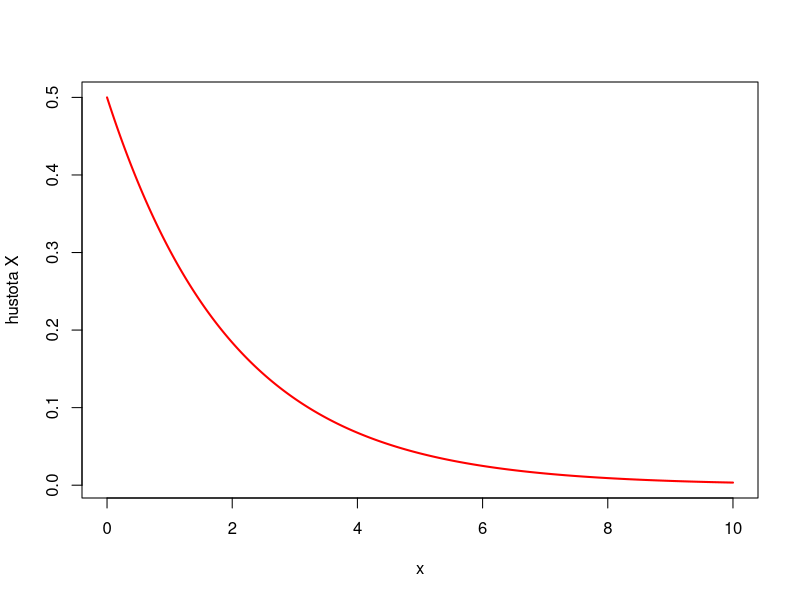
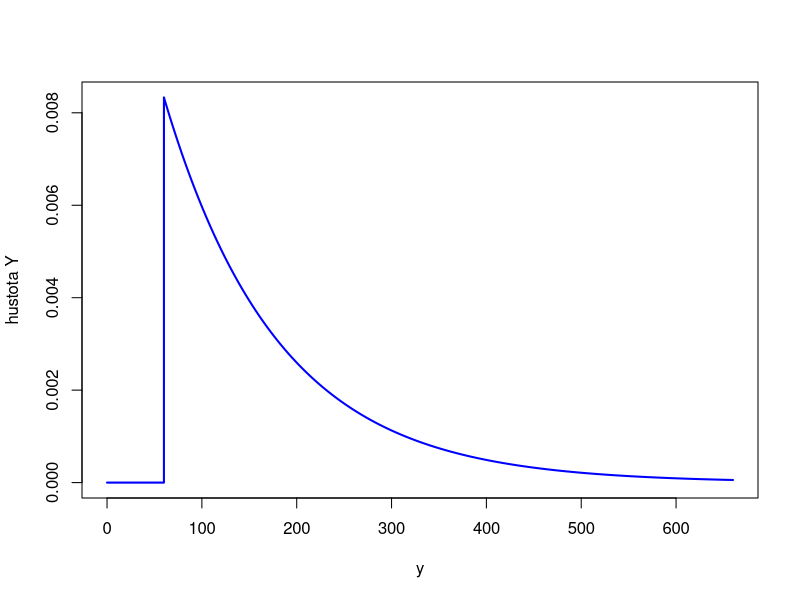
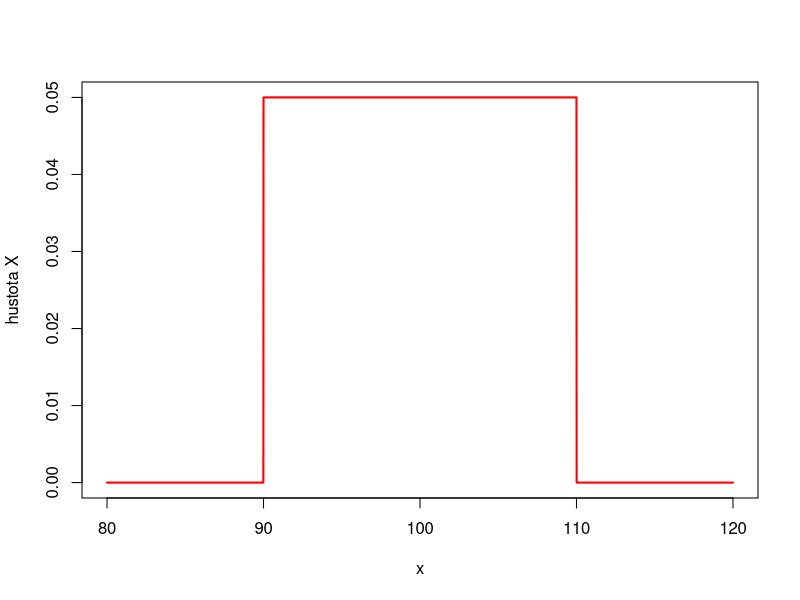
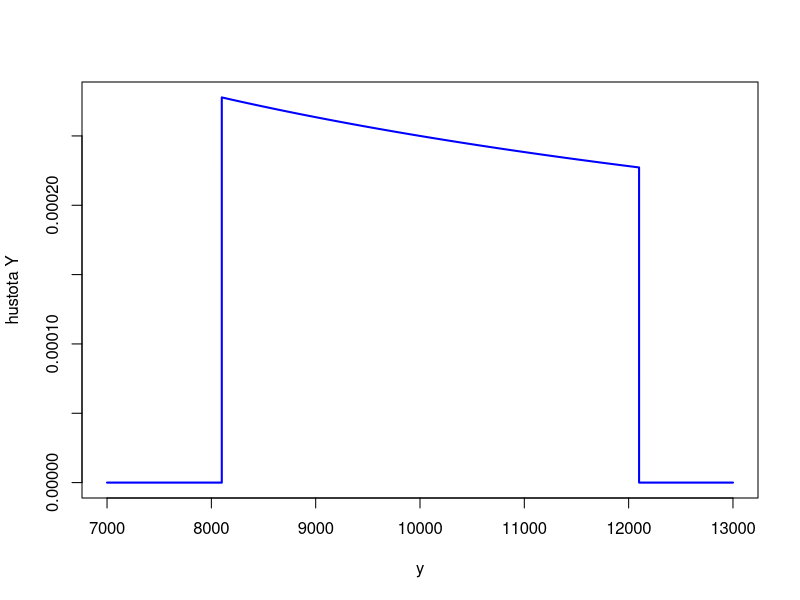

Reproduce these figures in R, in order.
#	Graficka pomucka k Prikladu 1

x <- seq (0, 10, by = 0.01)
fX <- dexp (x, rate = 0.5)
plot (x, fX, type = "l", col = "red", lwd = 2, ylab = "hustota X")

y <- seq (0, 660, by = 0.01)
fY <- ifelse (y < 60, 0, exp (-y/120 + 1/2) / 120)
dev.new () 
plot (y, fY, type = "l", col = "blue", lwd = 2, ylab = "hustota Y")



# ===============================================================================
#	Graficka pomucka k Prikladu 2

graphics.off ()

x <- seq (80, 120, by = 0.01)
fX <- dunif (x, 90, 110)
plot (x, fX, type = "l", col = "red", lwd = 2, ylab = "hustota X")

y <- seq (7000, 13000, by = 0.1)
fY <- ifelse (y < 8100 | y > 12100, 0, 1 / 40 / sqrt(y))
dev.new () 
plot (y, fY, type = "l", col = "blue", lwd = 2, ylab = "hustota Y")

graphics.off ()


# ===============================================================================
#	Vypocetni pomucka k Prikladu 6 

#	pnorm s defaultnimi parametry pocita distribucni funkci standardizovaneho normnalniho rozeleni N (0; 1)
pnorm (1/3)
1 - pnorm (1/3)



# ===============================================================================
#	Vypocetni pomucka k Prikladu 7 

u <- (240 - 40 * 5) / sqrt (8.3 * 40)
pnorm (u)



# ===============================================================================
#	Vypocetni pomucka k Prikladu 8 

u2 <- (1850 - 1800) / sqrt (180)
u1 <- (1750 - 1800) / sqrt (180)
pnorm (u2) - pnorm (u1)


# ===============================================================================
#	Vypocetni pomucka k Prikladu 9 

u2 <- (20.5 - 100/6) / sqrt (100 * 1/6 * 5/6)
u1 <- (-0.5 - 100/6) / sqrt (100 * 1/6 * 5/6)
pnorm (u2) - pnorm (u1)


